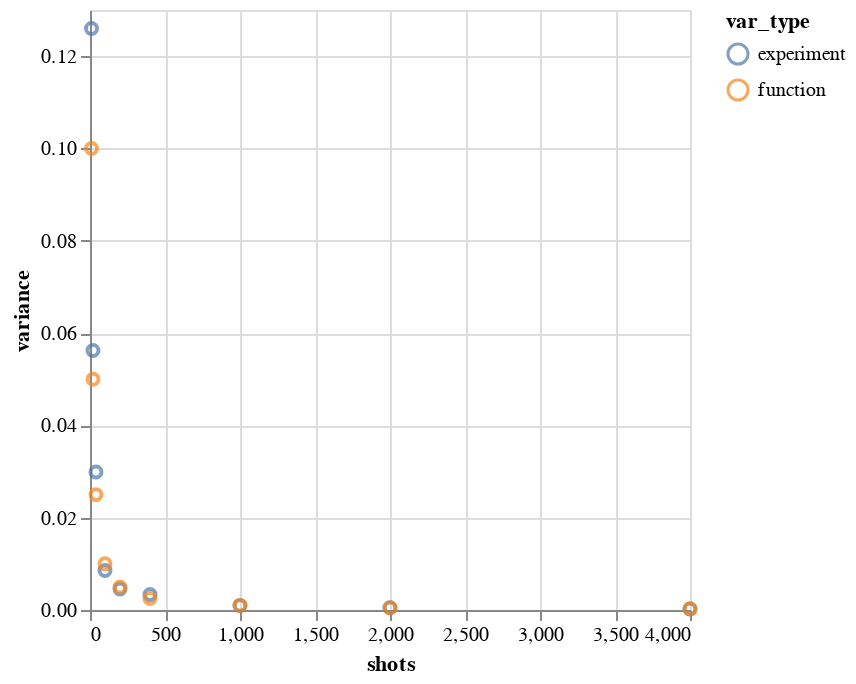

Source (notebook cell):
### Code cell
plot

### Figure 1 — Vega-Lite specification as saved in the notebook (floating-point values rounded to 4 significant figures)
{"config": {"view": {"continuousWidth": 300, "continuousHeight": 300}}, "data": {"name": "data-15c38a8fd6451c12f30f15fab6fd3283"}, "mark": {"type": "point"}, "encoding": {"color": {"field": "var_type", "type": "nominal"}, "x": {"field": "shots", "type": "quantitative"}, "y": {"field": "variance", "type": "quantitative"}}, "transform": [{"fold": ["experiment", "function"], "as": ["var_type", "variance"]}], "$schema": "https://vega.github.io/schema/vega-lite/v5.17.0.json", "datasets": {"data-15c38a8fd6451c12f30f15fab6fd3283": [{"shots": 10, "experiment": 0.126, "function": 0.1}, {"shots": 20, "experiment": 0.05621, "function": 0.05}, {"shots": 40, "experiment": 0.02988, "function": 0.025}, {"shots": 100, "experiment": 0.00854, "function": 0.01}, {"shots": 200, "experiment": 0.004553, "function": 0.005}, {"shots": 400, "experiment": 0.003338, "function": 0.0025}, {"shots": 1000, "experiment": 0.0009889, "function": 0.001}, {"shots": 2000, "experiment": 0.0004952, "function": 0.0005}, {"shots": 4000, "experiment": 0.0002038, "function": 0.00025}]}}
